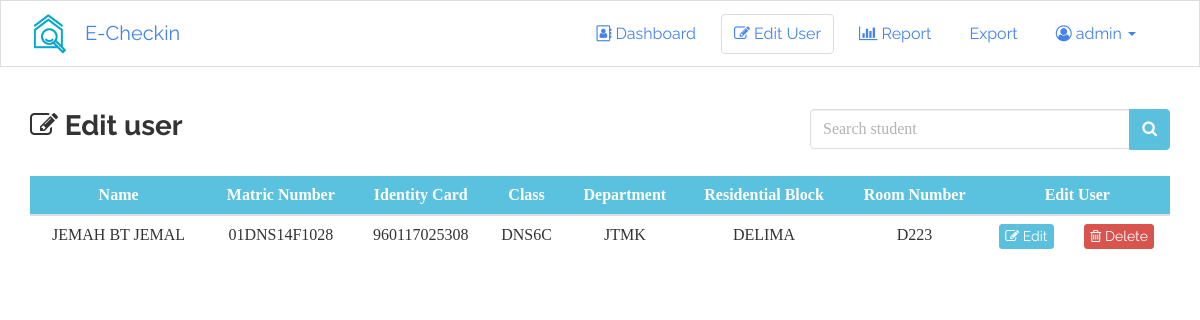
The page /admin_edit.php (signed in) on the database its author committed.
### tables this page shows
CREATE TABLE `user` (
  `ic` varchar(15) NOT NULL,
  `nama` varchar(100) NOT NULL,
  `no_matrik` varchar(15) NOT NULL,
  `kelas` varchar(15) NOT NULL,
  `jabatan` varchar(15) NOT NULL,
  `kamsis` varchar(15) NOT NULL,
  `no_bilik` varchar(15) DEFAULT NULL
);

### admin_edit.php (the view, shortened to what this page needs)
<?php
  require 'header.php';
  require_once 'connection.php';
?>
<body>
  <nav class="navbar navbar-default">
    <div class="container">
      <div class="navbar-header">
        <img class="navbar-brand" src="images/e_checkin.png"><a class="navbar-brand" href="#">E-Checkin</a>
      </div>
      <div id="navbar" class="navbar-collapse collapse">
        <ul class="nav navbar-nav navbar-right">
          <li><a href="admin_dashboard.php"><i class="fa fa-address-book-o" aria-hidden="true"></i>&nbspDashboard</a></li>
          <li class="active"><a href="admin_edit.php"><i class="fa fa-pencil-square-o" aria-hidden="true"></i>&nbspEdit User</a></li>
          <li><a href="admin_report.php"><i class="fa fa-bar-chart" aria-hidden="true"></i>&nbspReport</a></li>
          <li><a href="#">Export</a></li>
          <li class="dropdown">
            <a class="dropdown-toggle" data-toggle="dropdown" href="#"><i class="fa fa-user-circle-o" aria-hidden="true"></i>&nbsp<?php echo $_SESSION['login_user']; ?>
            <span class="caret"></span></a>
          </li>
        </ul>
      </div>
    </div>
  </nav>
  <div class="container">
    <div class="row">
      <div class="col-md-8">
        <h3><i class="fa fa-pencil-square-o" aria-hidden="true"></i>&nbspEdit user</h3>
      </div>
      <div class="col-md-4">
        <div class="input-group information">
          <input type="text" class="form-control" placeholder="Search student" id="search_field">
          <div class="input-group-btn">
            <button class="btn btn-info" type="submit">
              <i class="fa fa-search" aria-hidden="true"></i>
            </button>
          </div>
        </div>
      </div>
    </div><br>
    <div class="table-responsive">
      <table id="myTable" class="table table-hover">
        <thead>
          <tr class="table-bg myHead">
            <th>Name</th>
            <th>Matric Number</th>
            <th>Identity Card</th>
            <th>Class</th>
            <th>Department</th>
            <th>Residential Block</th>
            <th>Room Number</th>
            <th colspan="2">Edit User</th>
          </tr>
        </thead>
          <tbody>
            <?php
              $sql = "SELECT * FROM user";
              $result = mysqli_query($conn,$sql);
              while ($row = mysqli_fetch_array($result)) {
                echo "<tr>";
                echo "<td>" . $row['nama'] . "</td>";
                echo "<td>" . $row['no_matrik'] . "</td>";
                echo "<td>" . $row['ic'] . "</td>";
                echo "<td>" . $row['kelas'] . "</td>";
                echo "<td>" . $row['jabatan'] . "</td>";
                echo "<td>" . $row['kamsis'] . "</td>";
                echo "<td>" . $row['no_bilik'] . "</td>";
                echo "<td>
                        <a href='admin_edit_update.php?ic=".$row['ic']."' class='btn btn-xs btn-info'>
                          <i class='fa fa-pencil-square-o' aria-hidden='true'></i> Edit
                        </a>
                      </td>";
                echo "<td>
                        <form method='POST' action='admin_edit.php'>
                          <input type='hidden' name='ic' value='".$row['ic']."'>
                          <button type='submit' onclick='return confirm(`Delete this user ".$row['ic']." ?`);' name='delete' class='btn btn-xs btn-danger'>
                            <i class='fa fa-trash-o' aria-hidden='true'></i> Delete
                          </button>
                        </form>
                      </td>";
                echo "</tr>";
              }
            ?>
          </tbody>
      </table>
    </div>
  </div>
</body>
<?php
  require 'footer.php';
?>

### css/style.css (style rules this page uses)
th, tr { text-align: center; }
.table-bg { background-color: #5ac1de; color: #fff; }
.navbar { border-radius: 0 !important; }
.information { margin-top: 20px; }

### rows shown on the page
user: nama "JEMAH BT JEMAL", no_matrik "01DNS14F1028", ic "960117025308", kelas "DNS6C", jabatan "JTMK", kamsis "DELIMA", no_bilik "D223"

### other values the page prints
$_SESSION['login_user'] "admin"
